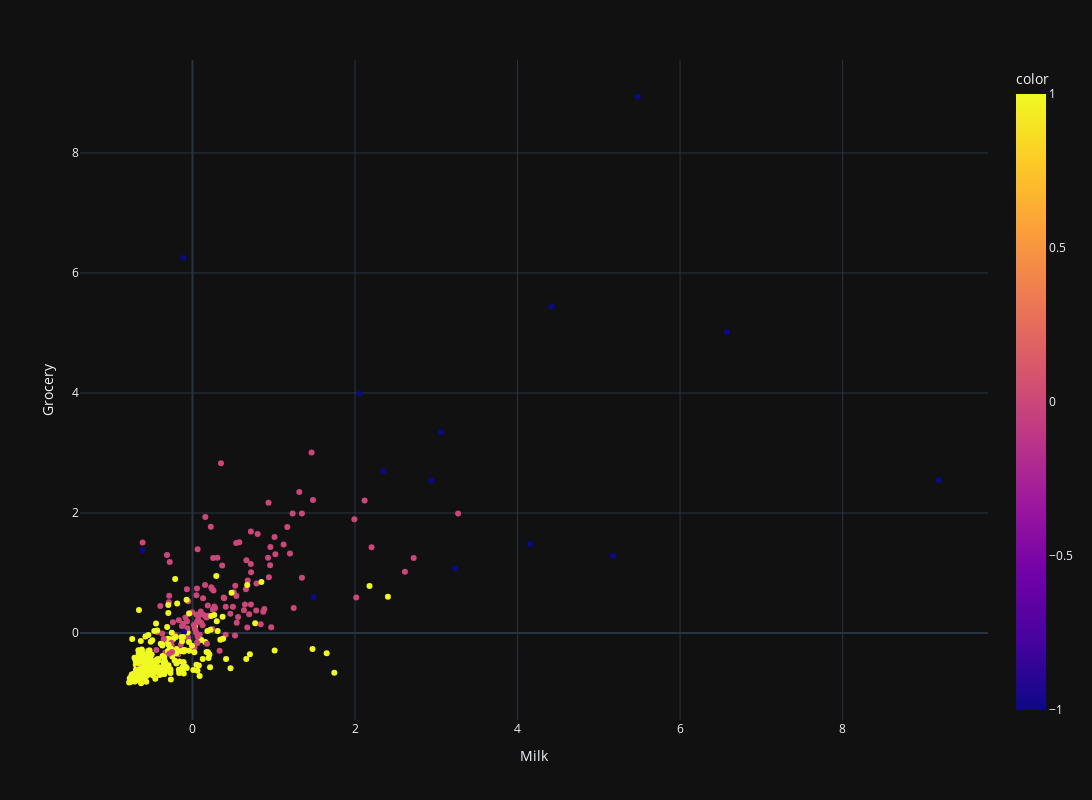

Write notebook code for a chart like this one.
### Code cell
fig = px.scatter(
    data_frame=df_scaled.to_pandas(),
    x='Milk',
    y='Grocery',
    color=dbscan_models.fit_predict(df_scaled.to_numpy())
).update_layout(
    width=1400,
    height=800
)

fig.show()

### Figure 1 — Plotly figure (JSON) as saved in the notebook; plotly's stock layout.template omitted (floating-point values rounded to 4 significant figures; data arrays with more than 128 entries replaced by an {"elided": "..."} marker saying what was removed)
{"data": [{"hovertemplate": "Milk=%{x}<br>Grocery=%{y}<br>color=%{marker.color}<extra></extra>", "legendgroup": "", "marker": {"color": {"elided": "440 int values"}, "coloraxis": "coloraxis", "symbol": "circle"}, "mode": "markers", "name": "", "orientation": "v", "showlegend": false, "x": {"elided": "440 float values"}, "xaxis": "x", "y": {"elided": "440 float values"}, "yaxis": "y", "type": "scatter"}], "layout": {"xaxis": {"anchor": "y", "domain": [0.0, 1.0], "title": {"text": "Milk"}}, "yaxis": {"anchor": "x", "domain": [0.0, 1.0], "title": {"text": "Grocery"}}, "coloraxis": {"colorbar": {"title": {"text": "color"}}, "colorscale": [[0.0, "#0d0887"], [0.1111, "#46039f"], [0.2222, "#7201a8"], [0.3333, "#9c179e"], [0.4444, "#bd3786"], [0.5556, "#d8576b"], [0.6667, "#ed7953"], [0.7778, "#fb9f3a"], [0.8889, "#fdca26"], [1.0, "#f0f921"]]}, "legend": {"tracegroupgap": 0}, "margin": {"t": 60}, "width": 1400, "height": 800}}
